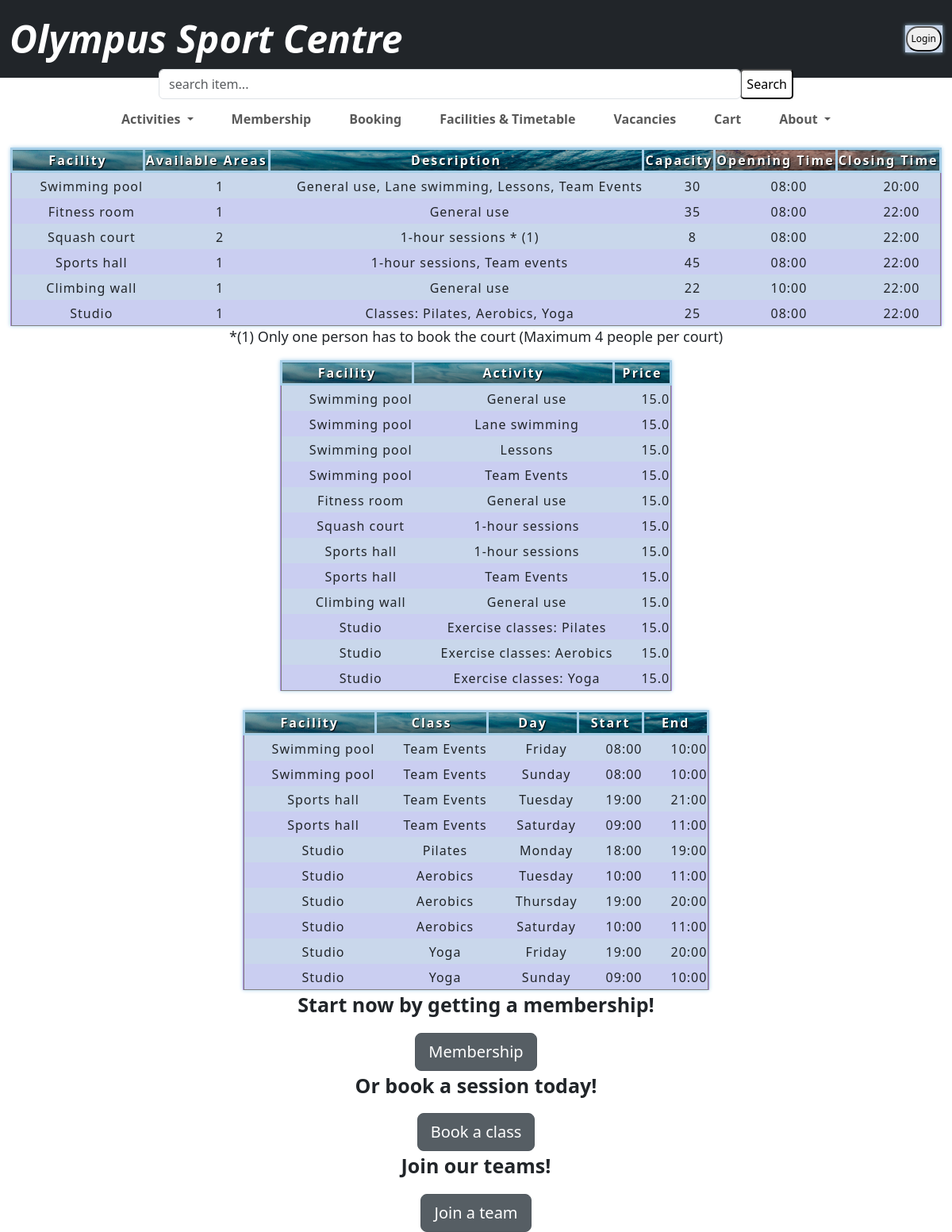
Screenshot of /facilities with the database file from the repository.
### app/models.py (models this page shows)
class facility(db.Model):
    facilityId = db.Column(db.Integer, primary_key=True)
    name = db.Column(db.String(200))
    roomCounter = db.Column(db.Integer)
    decription = db.Column(db.String(200))
    capacity = db.Column(db.Integer)
    openTime = db.Column(db.Time)
    closeTime = db.Column(db.Time)

class activity(db.Model):
    activityId = db.Column(db.Integer, db.ForeignKey("users.userId"), primary_key=True)
    facilityId = db.Column(db.Integer, db.ForeignKey("facility.facilityId"))
    name = db.Column(db.String(200))
    price = db.Column(db.Integer)

### tables this page shows
CREATE TABLE activityEvent
        (activityEventId INTEGER PRIMARY KEY,
        activityId INTEGER,
        facilityId INTEGER,
        name TEXT,
        day DATETIME,
        startTime TIME,
        endTime TIME,
        FOREIGN KEY(facilityId) REFERENCES facility(facilityId),
        FOREIGN KEY(activityId) REFERENCES activity(activityId)
        );

### app/main/views.py (the view)
@main.route('/facilities')
def facilities():
  with sqlite3.connect('app.db') as conn:
        cur = conn.cursor()
        cur.execute("SELECT facilityId, name, roomCounter, description, capacity, openTime, closeTime FROM facility")
        facility = cur.fetchall()
        cur.execute('''
        SELECT facility.name, activity.name, activity.price FROM activity
        INNER JOIN facility ON facility.facilityId = activity.facilityId
        ''')
        result = cur.fetchall()
        cur.execute('''
        SELECT  facility.name, activityEvent.name, activityEvent.day, activityEvent.startTime, activityEvent.endTime FROM activityEvent
        INNER JOIN facility ON activityEvent.facilityId = facility.facilityId
        ''')
        result1 = cur.fetchall()
  facility = parse(facility)
  result = parse(result)
  result1 = parse(result1)
  loggedIn, firstName = getLoginDetails()
  return render_template('facilities.html', result=result, result1=result1,facility=facility, loggedIn=loggedIn, firstName=firstName)

### app/main/forms.py (called while the page is built)
def parse(data):
	ans = []
	i = 0
	while i < len(data):
		curr = []
		for j in range(7):
			if i >= len(data):
				break
			curr.append(data[i])
			i += 1
		ans.append(curr)
	return ans

def getLoginDetails():
	with sqlite3.connect('app.db') as conn:
		cur = conn.cursor()
		if 'email' not in session:
			loggedIn = False
			firstName = ''
		else:
			loggedIn = True
			cur.execute("SELECT userId, firstName FROM users WHERE email = ?", (session['email'], ))
			firstName = cur.fetchone()
	conn.close()
	return (loggedIn, firstName)

### app/templates/facilities.html (shortened to what this page needs)
{% extends "base.html" %}
{% block content %}
<link rel="stylesheet" href={{ url_for('static', filename='css/table.css') }} />
  <div>
	{% for data in facility %}
	<table  border="1" class="center">
		<thead class="thead">
		<tr>
			<th>Facility</th>
			<th>Available Areas</th>
			<th>Description</th>
			<th>Capacity</th>
			<th>Openning Time</th>
			<th>Closing Time</th>
		</tr>
		</thead>
		<tbody>
			{% for row in data %}
		<tr>
			<td style="padding-bottom: 3px; padding-top: 5px; padding-left: 35px;">
				{{row[1]}}
			</td>
			<td style="padding-bottom: 3px; padding-top: 5px; padding-left: 35px;">
				{{row[2]}}
			</td>
			<td style="padding-bottom: 3px; padding-top: 5px; padding-left: 35px;">
				{{row[3]}}
			</td>
			<td style="padding-bottom: 3px; padding-top: 5px; padding-left: 35px;">
				{{row[4]}}
			</td>
			<td style="padding-bottom: 3px; padding-top: 5px; padding-left: 35px;">
				{{row[5]}}
			</td>
			<td style="padding-bottom: 3px; padding-top: 5px; padding-left: 35px;">
				{{row[6]}}
			</td>
		</tr>
			{% endfor %}
	</tbody>
	</table>
	{% endfor %}
	<center>
	<p><span style="font-size:18px">*(1) Only one person has to book the court (Maximum 4 people per court)</p>
	</center>
</div>
<div>
	<table border="1" class="center">
		<thead>
		<tr>
			<th>Facility</th>
			<th>Activity</th>
			<th>Price</th>
		</tr>
		</thead>
	<tbody>
			{% for data in result %}
			{% for row in data %}
			<td style="padding-bottom: 3px; padding-top: 5px; padding-left: 35px;">
				{{row[0]}}
			</td>
			<td style="padding-bottom: 3px; padding-top: 5px; padding-left: 35px;">
				{{row[1]}}
			</td>
			<td style="padding-bottom: 3px; padding-top: 5px; padding-left: 35px;">
				{{row[2]}}
			</td>
		{% endfor %}
		{% endfor %}
	</tbody>
	</table>
</div>
<div>
	<br>
	<table border="1" class="center">
		<thead>
		<tr>
			<th>Facility</th>
			<th>Class</th>
			<th>Day</th>
			<th>Start</th>
			<th>End</th>
		</tr>
		</thead>
		<tbody>
			{% for data in result1 %}
			{% for row in data %}
			<tr>
			<td style="padding-bottom: 3px; padding-top: 5px; padding-left: 35px;">
				{{row[0]}}
			</td>
			<td style="padding-bottom: 3px; padding-top: 5px; padding-left: 35px;">
				{{row[1]}}
			</td>
			<td style="padding-bottom: 3px; padding-top: 5px; padding-left: 35px;">
				{{row[2]}}
			</td>
			<td style="padding-bottom: 3px; padding-top: 5px; padding-left: 35px;">
				{{row[3]}}
			</td>
			<td style="padding-bottom: 3px; padding-top: 5px; padding-left: 35px;">
				{{row[4]}}
			</td>
		</tr>
			{% endfor %}
			{% endfor %}
	</tbody>
	</table>
</div>
<div>
	<center>
		<p><span style="font-size:25px"><Strong>Start now by getting a membership!</Strong></p>
			<a href="/membership" class="btn btn-secondary btn-lg active" role="button" aria-pressed="true">Membership</a>
			<br>
		<p><span style="font-size:25px"><Strong>Or book a session today!</Strong></p>
			<a href="/booking" class="btn btn-secondary btn-lg active" role="button" aria-pressed="true">Book a class</a>
			<br>
		<p><span style="font-size:25px"><Strong>Join our teams!</Strong></p>
			<a href="/" class="btn btn-secondary btn-lg active" role="button" aria-pressed="true">Join a team</a>
	</center>
</div>
{% endblock %}

### app/templates/base.html (shortened to what this page needs)
<!doctype html>
<html lang="en">
  <head>
    <link href="https://cdn.jsdelivr.net/npm/bootstrap@5.3.0-alpha1/dist/css/bootstrap.min.css" rel="stylesheet">
    <link rel="stylesheet" href={{ url_for('static', filename='css/base.css') }} />
  </head>
  <body>
    {% include "_navbar.html" %}
    {% block content %}
    {% endblock %}
  </body>
</html>

### app/templates/_navbar.html (shortened to what this page needs)
<nav class="navbar navbar-dark bg-dark">
   <div class="container-fluid ">
      <a class="navbar-brand" href="/"><font size="+5"><b><i>Olympus Sport Centre</a></font></b></i>
      <table style="border-collapse: collapse;">
         <link rel="stylesheet" href={{ url_for('static', filename='css/base.css') }} />
			<tr>
				<td line-height: 6px;>
					{% if not loggedIn %}
					<div class="dropdown">
                        <button class="dropbtn">Login</button>
                     </div>
					{% endif %}
				</td>
			</tr>
		</table>
   </div>
</nav>
<nav class="navbar navbar-expand-md navbar-light">
   <div class="col-md-8 position-absolute top-50 start-50 translate-middle" >
      <form method="POST" action="{{ url_for('main.Search') }}">
         <div class="input-group">
            <input type="search" class="form-control rounded col-md-8 " placeholder="search item..." id="searchBox" type="text" name="searched" />
            <button style="border-radius: 5px; background-color: rgb(255, 255, 255)", id="searchButton" type="submit">Search</button>
          </div>
      </form>
   </div>
</nav>
<nav class="navbar navbar-expand-md navbar-light">
   <div class="container-fluid">
      <div class="collapse navbar-collapse justify-content-center" id="navbarNavDarkDropdown">
         <ul class="navbar-nav navbar-right">
            <li class="nav-item dropdown p-2 flex-fill">
               <a class="nav-link dropdown-toggle px-3" href="#" id="navbarDarkDropdownMenuLink" role="button" data-bs-toggle="dropdown" aria-expanded="false">
                  <strong>Activities</strong>
               </a>
            </li>
            <li class="nav-item p-2 flex-fill"><a class="nav-link px-3" href="/membership"><strong>Membership</strong></a></li>
            <li class="nav-item p-2 flex-fill"><a class="nav-link px-3" href="/booking"><strong>Booking</strong></a></li>
            <li class="nav-item p-2 flex-fill"><a class="nav-link px-3" href="/facilities"><strong>Facilities & Timetable</strong></a></li>
            <li class="nav-item p-2 flex-fill"><a class="nav-link px-3" href="/hiring"><strong>Vacancies</strong></a></li>
            <li class="nav-item p-2 flex-fill"><a class="nav-link px-3" href="/cart"><strong>Cart</strong></a></li>
            <li class="nav-item dropdown p-2 flex-fill">
               <a class="nav-link dropdown-toggle px-3" href="#" id="navbarDarkDropdownMenuLink" role="button" data-bs-toggle="dropdown" aria-expanded="false">
                  <strong>About</strong>
               </a>
            </li>
         </ul>
      </div>
   </div>
</nav>

### app/static/css/base.css (style rules this page uses)
@media (min-width: 951px) { .dropbtn { border-radius: 15px; color: black; padding: 5px; font-size: 12px; } }
@media (min-width: 951px) { .dropdown { display: inline; } }

### app/static/css/table.css (style rules this page uses)
table { border-collapse: collapse; margin:0; padding: .45em; box-sizing: border-box; letter-spacing: 0.5px; box-shadow: 0 0 5px rgb(167, 207, 232); }
.center { margin-left: auto; margin-right: auto; }
table tr { padding: .45em; }
tbody tr:nth-child(even) { background-color: #b6ddff; }
html { font-family: "helvetica neue", helvetica, arial, sans-serif; }
th { letter-spacing: 2px; }
td { letter-spacing: 1px; }
tbody td { text-align: center; }
thead th { text-align: center; }
thead, tfoot { background: url(swimming.png); color: #ffffff; text-shadow: 1px 1px 1px #000000; }
thead th, tfoot th, tfoot td { background: linear-gradient( to bottom, rgba(0, 0, 0, 0.1), rgba(0, 0, 0, 0.5) ); border: 3px solid rgb(167, 207, 232); }
tbody tr:nth-child(odd) { background-color: rgb(201, 215, 235); }
tbody tr:nth-child(even) { background-color: hsl(234, 59%, 87%); }
table { background-color: #ae8fe2; }

### rows the page displays
facility: name "Swimming pool", roomCounter "1", description "General use, Lane swimming, Lessons, Team Events", capacity "30", openTime "08:00", closeTime "20:00"
facility: name "Fitness room", roomCounter "1", description "General use", capacity "35", openTime "08:00", closeTime "22:00"
facility: name "Squash court", roomCounter "2", description "1-hour sessions * (1)", capacity "8", openTime "08:00", closeTime "22:00"
facility: name "Sports hall", roomCounter "1", description "1-hour sessions, Team events", capacity "45", openTime "08:00", closeTime "22:00"
facility: name "Climbing wall", roomCounter "1", description "General use", capacity "22", openTime "10:00", closeTime "22:00"
facility: name "Studio", roomCounter "1", description "Classes: Pilates, Aerobics, Yoga", capacity "25", openTime "08:00", closeTime "22:00"
activity: name "Swimming pool", name "General use", price "15.0"
activity: name "Swimming pool", name "Lane swimming", price "15.0"
activity: name "Swimming pool", name "Lessons", price "15.0"
activity: name "Swimming pool", name "Team Events", price "15.0"
activity: name "Fitness room", name "General use", price "15.0"
activity: name "Squash court", name "1-hour sessions", price "15.0"
activity: name "Sports hall", name "1-hour sessions", price "15.0"
activity: name "Sports hall", name "Team Events", price "15.0"
activity: name "Climbing wall", name "General use", price "15.0"
activity: name "Studio", name "Exercise classes: Pilates", price "15.0"
activity: name "Studio", name "Exercise classes: Aerobics", price "15.0"
activity: name "Studio", name "Exercise classes: Yoga", price "15.0"
activityEvent: name "Swimming pool", name "Team Events", day "Friday", startTime "08:00", endTime "10:00"
activityEvent: name "Swimming pool", name "Team Events", day "Sunday", startTime "08:00", endTime "10:00"
activityEvent: name "Sports hall", name "Team Events", day "Tuesday", startTime "19:00", endTime "21:00"
activityEvent: name "Sports hall", name "Team Events", day "Saturday", startTime "09:00", endTime "11:00"
activityEvent: name "Studio", name "Pilates", day "Monday", startTime "18:00", endTime "19:00"
activityEvent: name "Studio", name "Aerobics", day "Tuesday", startTime "10:00", endTime "11:00"
activityEvent: name "Studio", name "Aerobics", day "Thursday", startTime "19:00", endTime "20:00"
activityEvent: name "Studio", name "Aerobics", day "Saturday", startTime "10:00", endTime "11:00"
activityEvent: name "Studio", name "Yoga", day "Friday", startTime "19:00", endTime "20:00"
activityEvent: name "Studio", name "Yoga", day "Sunday", startTime "09:00", endTime "10:00"
